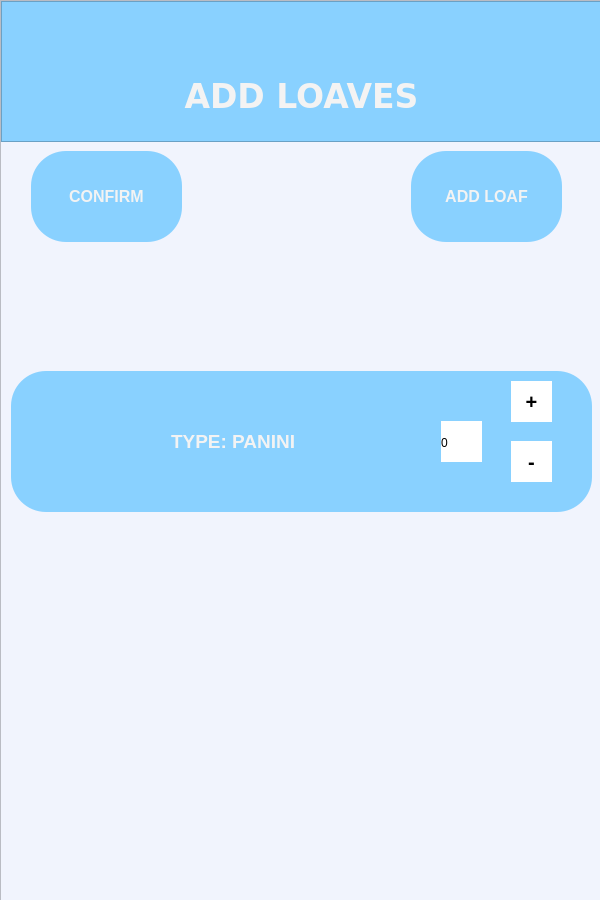
<?xml version="1.0" encoding="UTF-8"?>
<ui version="4.0">
 <class>MainWindow</class>
 <widget class="QMainWindow" name="MainWindow">
  <property name="geometry">
   <rect>
    <x>0</x>
    <y>0</y>
    <width>600</width>
    <height>900</height>
   </rect>
  </property>
  <property name="minimumSize">
   <size>
    <width>600</width>
    <height>900</height>
   </size>
  </property>
  <property name="maximumSize">
   <size>
    <width>600</width>
    <height>900</height>
   </size>
  </property>
  <property name="tabletTracking">
   <bool>true</bool>
  </property>
  <property name="windowTitle">
   <string>MainWindow</string>
  </property>
  <property name="autoFillBackground">
   <bool>false</bool>
  </property>
  <property name="styleSheet">
   <string notr="true">background-color: rgb(241, 244, 253);</string>
  </property>
  <widget class="QWidget" name="centralwidget">
   <widget class="QScrollArea" name="scrollArea">
    <property name="geometry">
     <rect>
      <x>0</x>
      <y>0</y>
      <width>801</width>
      <height>961</height>
     </rect>
    </property>
    <property name="horizontalScrollBarPolicy">
     <enum>Qt::ScrollBarAlwaysOff</enum>
    </property>
    <property name="widgetResizable">
     <bool>true</bool>
    </property>
    <widget class="QWidget" name="scrollAreaWidgetContents">
     <property name="geometry">
      <rect>
       <x>0</x>
       <y>0</y>
       <width>799</width>
       <height>959</height>
      </rect>
     </property>
     <widget class="QFrame" name="frame_2">
      <property name="geometry">
       <rect>
        <x>10</x>
        <y>370</y>
        <width>581</width>
        <height>141</height>
       </rect>
      </property>
      <property name="sizePolicy">
       <sizepolicy hsizetype="MinimumExpanding" vsizetype="Preferred">
        <horstretch>0</horstretch>
        <verstretch>0</verstretch>
       </sizepolicy>
      </property>
      <property name="styleSheet">
       <string notr="true">background-color: rgb(137, 209, 255);
border-top-left-radius :35px;
border-top-right-radius :35px;
border-bottom-left-radius :35px;
border-bottom-right-radius :35px;


box-shadow: 0px -2px 2px rgba(255,255,255,0.6);
</string>
      </property>
      <property name="frameShape">
       <enum>QFrame::StyledPanel</enum>
      </property>
      <property name="frameShadow">
       <enum>QFrame::Raised</enum>
      </property>
      <widget class="QGraphicsView" name="bread_image_3">
       <property name="geometry">
        <rect>
         <x>40</x>
         <y>20</y>
         <width>111</width>
         <height>101</height>
        </rect>
       </property>
      </widget>
      <widget class="QLabel" name="bread_type_3">
       <property name="geometry">
        <rect>
         <x>160</x>
         <y>20</y>
         <width>261</width>
         <height>101</height>
        </rect>
       </property>
       <property name="font">
        <font>
         <family>System-ui</family>
         <pointsize>14</pointsize>
         <weight>75</weight>
         <bold>true</bold>
        </font>
       </property>
       <property name="styleSheet">
        <string notr="true">color: rgb(243, 243, 243);
</string>
       </property>
       <property name="text">
        <string>TYPE: PANINI</string>
       </property>
       <property name="textFormat">
        <enum>Qt::RichText</enum>
       </property>
       <property name="scaledContents">
        <bool>false</bool>
       </property>
      </widget>
      <widget class="QFrame" name="frame">
       <property name="geometry">
        <rect>
         <x>430</x>
         <y>50</y>
         <width>41</width>
         <height>41</height>
        </rect>
       </property>
       <property name="styleSheet">
        <string notr="true">background-color: rgb(255, 255, 255);</string>
       </property>
       <property name="frameShape">
        <enum>QFrame::StyledPanel</enum>
       </property>
       <property name="frameShadow">
        <enum>QFrame::Raised</enum>
       </property>
       <widget class="QLabel" name="label">
        <property name="geometry">
         <rect>
          <x>0</x>
          <y>6</y>
          <width>31</width>
          <height>31</height>
         </rect>
        </property>
        <property name="text">
         <string>0</string>
        </property>
       </widget>
      </widget>
      <widget class="QLabel" name="label_2">
       <property name="geometry">
        <rect>
         <x>500</x>
         <y>10</y>
         <width>41</width>
         <height>41</height>
        </rect>
       </property>
       <property name="font">
        <font>
         <family>System-ui</family>
         <pointsize>15</pointsize>
         <weight>75</weight>
         <bold>true</bold>
        </font>
       </property>
       <property name="styleSheet">
        <string notr="true">background-color: rgb(255, 255, 255);</string>
       </property>
       <property name="text">
        <string>+</string>
       </property>
       <property name="alignment">
        <set>Qt::AlignCenter</set>
       </property>
      </widget>
      <widget class="QLabel" name="label_3">
       <property name="geometry">
        <rect>
         <x>500</x>
         <y>70</y>
         <width>41</width>
         <height>41</height>
        </rect>
       </property>
       <property name="font">
        <font>
         <family>System-ui</family>
         <pointsize>15</pointsize>
         <weight>75</weight>
         <bold>true</bold>
        </font>
       </property>
       <property name="styleSheet">
        <string notr="true">background-color: rgb(255, 255, 255);</string>
       </property>
       <property name="text">
        <string>-</string>
       </property>
       <property name="alignment">
        <set>Qt::AlignCenter</set>
       </property>
      </widget>
     </widget>
     <widget class="QFrame" name="frame_3">
      <property name="geometry">
       <rect>
        <x>0</x>
        <y>0</y>
        <width>611</width>
        <height>141</height>
       </rect>
      </property>
      <property name="styleSheet">
       <string notr="true">background-color: rgb(137, 209, 255);</string>
      </property>
      <property name="frameShape">
       <enum>QFrame::StyledPanel</enum>
      </property>
      <property name="frameShadow">
       <enum>QFrame::Raised</enum>
      </property>
      <widget class="QLabel" name="label_9">
       <property name="geometry">
        <rect>
         <x>10</x>
         <y>70</y>
         <width>581</width>
         <height>51</height>
        </rect>
       </property>
       <property name="font">
        <font>
         <family>DejaVu Sans</family>
         <pointsize>25</pointsize>
         <weight>75</weight>
         <italic>false</italic>
         <bold>true</bold>
        </font>
       </property>
       <property name="styleSheet">
        <string notr="true">
color: rgb(243, 243, 243);
</string>
       </property>
       <property name="text">
        <string>ADD LOAVES</string>
       </property>
       <property name="textFormat">
        <enum>Qt::RichText</enum>
       </property>
       <property name="alignment">
        <set>Qt::AlignCenter</set>
       </property>
      </widget>
      <widget class="QLabel" name="label_10">
       <property name="geometry">
        <rect>
         <x>10</x>
         <y>20</y>
         <width>41</width>
         <height>41</height>
        </rect>
       </property>
       <property name="whatsThis">
        <string>&lt;html&gt;&lt;head/&gt;&lt;body&gt;&lt;p&gt;&lt;br/&gt;&lt;/p&gt;&lt;/body&gt;&lt;/html&gt;</string>
       </property>
       <property name="text">
        <string/>
       </property>
       <property name="textFormat">
        <enum>Qt::RichText</enum>
       </property>
       <property name="pixmap">
        <pixmap resource="Test.qrc">:/newPrefix/power.png</pixmap>
       </property>
       <property name="scaledContents">
        <bool>true</bool>
       </property>
      </widget>
     </widget>
     <widget class="QFrame" name="frame_4">
      <property name="geometry">
       <rect>
        <x>410</x>
        <y>150</y>
        <width>151</width>
        <height>91</height>
       </rect>
      </property>
      <property name="sizePolicy">
       <sizepolicy hsizetype="MinimumExpanding" vsizetype="Preferred">
        <horstretch>0</horstretch>
        <verstretch>0</verstretch>
       </sizepolicy>
      </property>
      <property name="styleSheet">
       <string notr="true">background-color: rgb(137, 209, 255);
border-top-left-radius :35px;
border-top-right-radius :35px;
border-bottom-left-radius :35px;
border-bottom-right-radius :35px;


box-shadow: 0px -2px 2px rgba(255,255,255,0.6);
</string>
      </property>
      <property name="frameShape">
       <enum>QFrame::StyledPanel</enum>
      </property>
      <property name="frameShadow">
       <enum>QFrame::Raised</enum>
      </property>
      <widget class="QLabel" name="bread_type_5">
       <property name="geometry">
        <rect>
         <x>20</x>
         <y>10</y>
         <width>111</width>
         <height>71</height>
        </rect>
       </property>
       <property name="font">
        <font>
         <family>System-ui</family>
         <pointsize>12</pointsize>
         <weight>75</weight>
         <bold>true</bold>
        </font>
       </property>
       <property name="styleSheet">
        <string notr="true">color: rgb(243, 243, 243);
</string>
       </property>
       <property name="text">
        <string>ADD LOAF</string>
       </property>
       <property name="textFormat">
        <enum>Qt::RichText</enum>
       </property>
       <property name="scaledContents">
        <bool>false</bool>
       </property>
       <property name="alignment">
        <set>Qt::AlignCenter</set>
       </property>
      </widget>
     </widget>
     <widget class="QFrame" name="frame_6">
      <property name="geometry">
       <rect>
        <x>30</x>
        <y>150</y>
        <width>151</width>
        <height>91</height>
       </rect>
      </property>
      <property name="sizePolicy">
       <sizepolicy hsizetype="MinimumExpanding" vsizetype="Preferred">
        <horstretch>0</horstretch>
        <verstretch>0</verstretch>
       </sizepolicy>
      </property>
      <property name="styleSheet">
       <string notr="true">background-color: rgb(137, 209, 255);
border-top-left-radius :35px;
border-top-right-radius :35px;
border-bottom-left-radius :35px;
border-bottom-right-radius :35px;


box-shadow: 0px -2px 2px rgba(255,255,255,0.6);
</string>
      </property>
      <property name="frameShape">
       <enum>QFrame::StyledPanel</enum>
      </property>
      <property name="frameShadow">
       <enum>QFrame::Raised</enum>
      </property>
      <widget class="QLabel" name="bread_type_6">
       <property name="geometry">
        <rect>
         <x>20</x>
         <y>10</y>
         <width>111</width>
         <height>71</height>
        </rect>
       </property>
       <property name="font">
        <font>
         <family>System-ui</family>
         <pointsize>12</pointsize>
         <weight>75</weight>
         <bold>true</bold>
        </font>
       </property>
       <property name="styleSheet">
        <string notr="true">color: rgb(243, 243, 243);
</string>
       </property>
       <property name="text">
        <string>CONFIRM</string>
       </property>
       <property name="textFormat">
        <enum>Qt::RichText</enum>
       </property>
       <property name="scaledContents">
        <bool>false</bool>
       </property>
       <property name="alignment">
        <set>Qt::AlignCenter</set>
       </property>
      </widget>
     </widget>
    </widget>
   </widget>
  </widget>
 </widget>
 <resources>
  <include location="Test.qrc"/>
 </resources>
 <connections/>
</ui>
